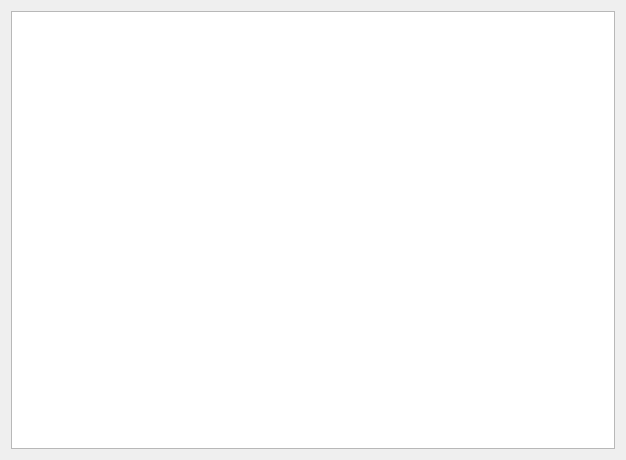
<?xml version="1.0" encoding="UTF-8"?>
<ui version="4.0">
 <class>DebugDialog</class>
 <widget class="QDialog" name="DebugDialog">
  <property name="geometry">
   <rect>
    <x>0</x>
    <y>0</y>
    <width>626</width>
    <height>460</height>
   </rect>
  </property>
  <property name="windowTitle">
   <string>Dialog</string>
  </property>
  <layout class="QGridLayout" name="gridLayout">
   <item row="0" column="0">
    <widget class="QPlainTextEdit" name="pte_debug"/>
   </item>
  </layout>
 </widget>
 <resources/>
 <connections/>
</ui>
